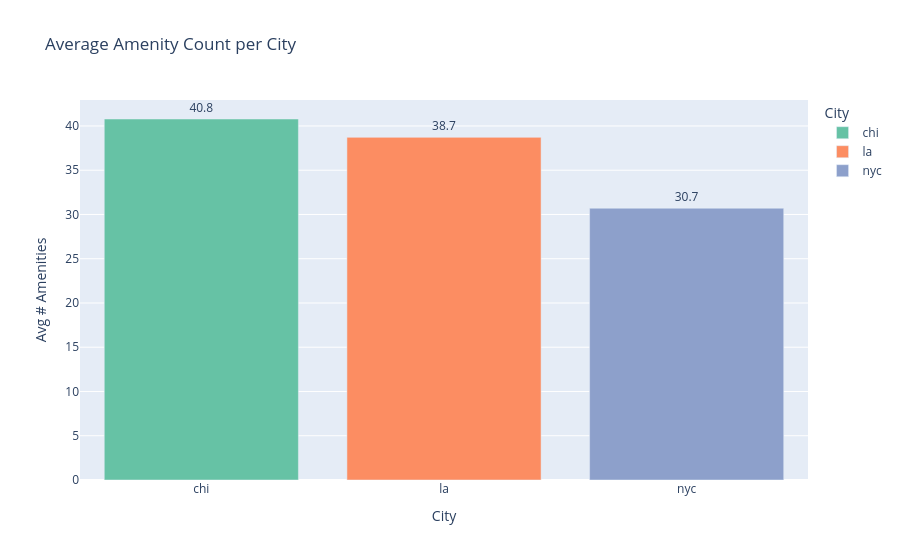

The notebook cell saved with this chart:
### Code cell
city_amenity = (
    df
    .group_by("city")
    .agg(pl.mean("amenity_count").alias("avg_amenity_count"),
         pl.count().alias("n_listings"))
    .sort("avg_amenity_count", descending=True)
)
print(city_amenity)

fig2 = px.bar(
    city_amenity.to_pandas(),
    x="city",
    y="avg_amenity_count",
    title="Average Amenity Count per City",
    labels={"avg_amenity_count": "Avg # Amenities", "city": "City"},
    color="city",
    color_discrete_sequence=px.colors.qualitative.Set2,
    text_auto=".1f",
)
fig2.update_traces(textposition="outside")
fig2.show()

### Figure 1 — Plotly figure (JSON) as saved in the notebook; plotly's stock layout.template omitted (floating-point values rounded to 4 significant figures)
{"data": [{"hovertemplate": "City=%{x}<br>Avg # Amenities=%{y}<extra></extra>", "legendgroup": "chi", "marker": {"color": "rgb(102,194,165)", "pattern": {"shape": ""}}, "name": "chi", "orientation": "v", "showlegend": true, "textposition": "outside", "texttemplate": "%{y:.1f}", "type": "bar", "x": ["chi"], "xaxis": "x", "y": [40.79], "yaxis": "y"}, {"hovertemplate": "City=%{x}<br>Avg # Amenities=%{y}<extra></extra>", "legendgroup": "la", "marker": {"color": "rgb(252,141,98)", "pattern": {"shape": ""}}, "name": "la", "orientation": "v", "showlegend": true, "textposition": "outside", "texttemplate": "%{y:.1f}", "type": "bar", "x": ["la"], "xaxis": "x", "y": [38.71], "yaxis": "y"}, {"hovertemplate": "City=%{x}<br>Avg # Amenities=%{y}<extra></extra>", "legendgroup": "nyc", "marker": {"color": "rgb(141,160,203)", "pattern": {"shape": ""}}, "name": "nyc", "orientation": "v", "showlegend": true, "textposition": "outside", "texttemplate": "%{y:.1f}", "type": "bar", "x": ["nyc"], "xaxis": "x", "y": [30.71], "yaxis": "y"}], "layout": {"barmode": "relative", "legend": {"title": {"text": "City"}, "tracegroupgap": 0}, "title": {"text": "Average Amenity Count per City"}, "xaxis": {"anchor": "y", "categoryarray": ["chi", "la", "nyc"], "categoryorder": "array", "domain": [0, 1], "title": {"text": "City"}}, "yaxis": {"anchor": "x", "domain": [0, 1], "title": {"text": "Avg # Amenities"}}}}
